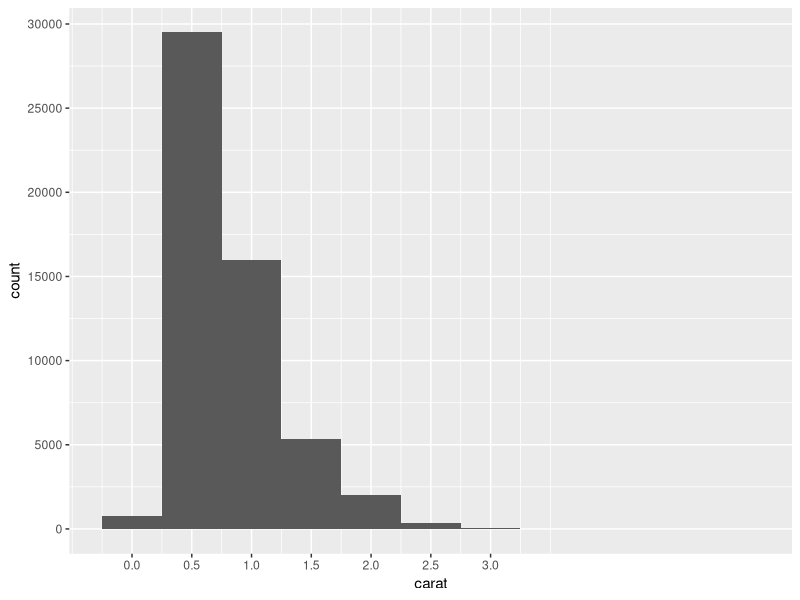
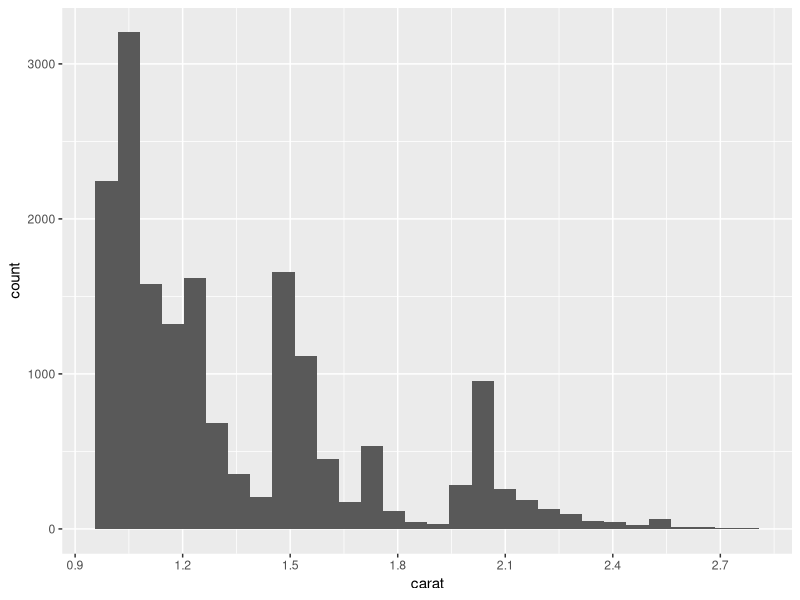
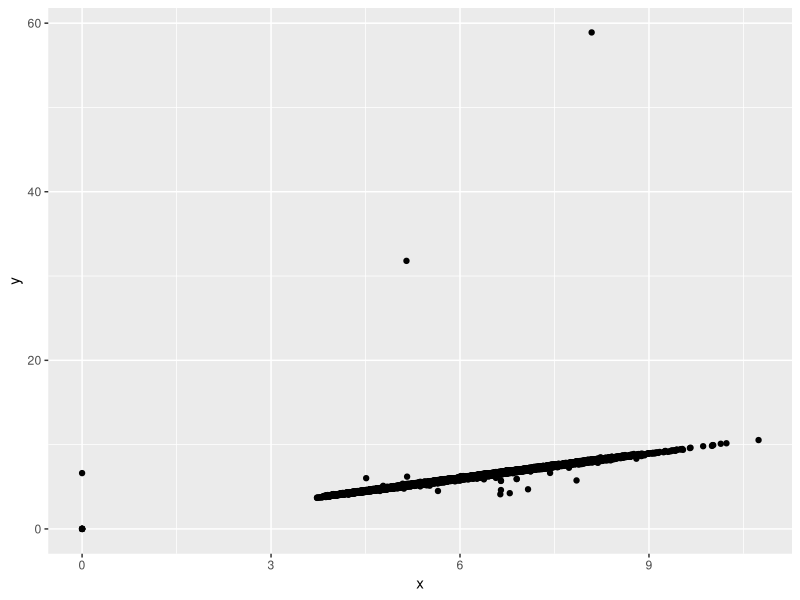
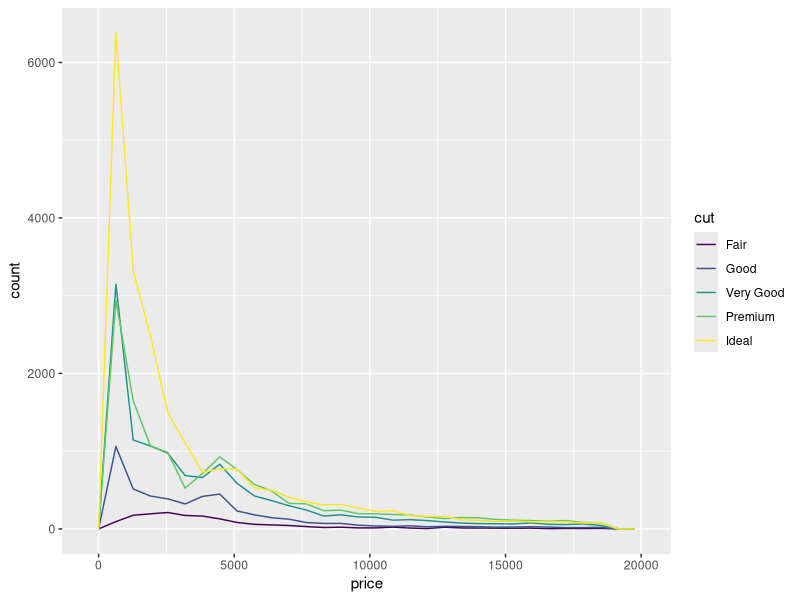

Reproduce these figures in R, in order. (Note: this script raises an error after producing the figures.)
# EXPLORITORY DATA ANALYSIS

# Steps of EDA are:
#   genereates question about your data
#   answer these question about your data
#   by visualizaing, tranforming, analysing
# 
# first set of question about the data will be
# What type of variation occurs within my variables?
#   
# What type of covariation occurs between my variables?
# the best ways to understand variation is to visualize the data

library(tidyverse)

diamonds

# lets check the distribution of one contineous variable

diamonds |>
  ggplot(aes(x = carat))+
  geom_histogram(binwidth = 0.5)+
  scale_x_continuous(
    breaks = seq(0,3,0.5)
  )+
  scale_y_continuous(
    breaks = seq(0,30000,5000)
  )
# distribution of diamond for 1.5 - 3 carat

diamonds |>
  filter(carat >1 & carat < 3) |>
  ggplot(aes(x = carat))+
  geom_histogram()+
  scale_x_continuous(
    breaks = seq(0,3,0.3)
  )

diamonds |>
  distinct(y)


# if we find unusual value in some row, we can use filter to omit these rows and 
# contineu with other exceeding data 

diamonds |>
  filter(between(y,3,15)) # greater than 3 and less than 15

# filter the value taht contains price more than 300 and less than 350

diamonds |>
  filter(between(price, 300, 350))

# based on this between condition we can drop the entire row,
# we can do an if else statement in the mutate to ckeck the condition and check
# unusual vaules, after that these values are replaced with NA  

diamonds |>
  mutate( y = ifelse(y<3 | y >15, NA, y)) 

#after reoming the missing value, now plot x and y 

diamonds |>
  ggplot(aes(x = x, y=y))+
  geom_point(na.rm = TRUE)


# covariable analysis between a numerical and a catagorical variable

diamonds |>
  ggplot(aes(x = price))+
  geom_freqpoly(aes(colour = cut ), linewidth = 0.5)


# now do a boxplot

diamonds |>
  ggplot(aes(x = fct_reorder(median), y = price))+
  geom_boxplot()
